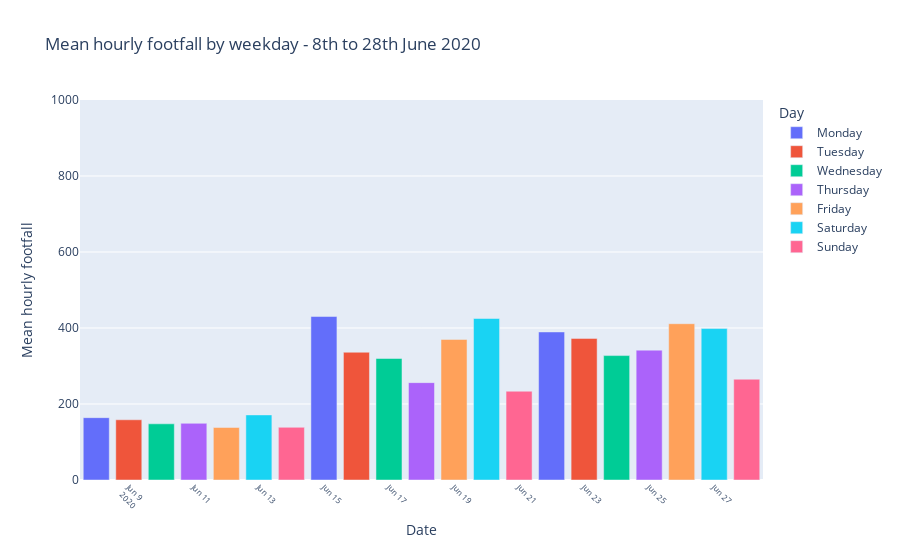

The notebook cell this image was saved under:
### Markdown cell above
let's ignore 10th May and 1st June as the line chart didn't register much of a change and jump to 15th June, when non-essential shops and secondary schools reopened.

### Code cell
data_2020_subset = (footfalldf
        .pipe(start_pipeline)
                 .pipe(remove_new_cameras)
        .pipe(mean_hourly,"day")
        .pipe(reset_df_index)
        .pipe(date_range,"2020-06-08","2020-06-28"))

data_2020_subset['Day_Name'] = data_2020_subset.index.day_name()

bar = px.bar(data_2020_subset,y='Count', title="Mean hourly footfall by weekday - 8th to 28th June 2020",
             color='Day_Name',hover_data=['Day_Name','Count'],
             labels={'Count': 'Mean hourly footfall', 'DateTime': 'Date', 'Day_Name':'Day'})

bar.update_xaxes(nticks=21,tickangle=45,tickfont=dict(size=8))
bar.update_yaxes(range=[0,1000])

bar.show()

### Figure 1 — Plotly figure (JSON) as saved in the notebook; plotly's stock layout.template omitted (floating-point values rounded to 4 significant figures)
{"data": [{"alignmentgroup": "True", "customdata": [["Monday"], ["Monday"], ["Monday"]], "hovertemplate": "Day=%{customdata[0]}<br>Date=%{x}<br>Mean hourly footfall=%{y}<extra></extra>", "legendgroup": "Monday", "marker": {"color": "#636efa"}, "name": "Monday", "offsetgroup": "Monday", "orientation": "v", "showlegend": true, "textposition": "auto", "type": "bar", "x": ["2020-06-08T00:00:00", "2020-06-15T00:00:00", "2020-06-22T00:00:00"], "xaxis": "x", "y": [164.0, 430.2, 389.6], "yaxis": "y"}, {"alignmentgroup": "True", "customdata": [["Tuesday"], ["Tuesday"], ["Tuesday"]], "hovertemplate": "Day=%{customdata[0]}<br>Date=%{x}<br>Mean hourly footfall=%{y}<extra></extra>", "legendgroup": "Tuesday", "marker": {"color": "#EF553B"}, "name": "Tuesday", "offsetgroup": "Tuesday", "orientation": "v", "showlegend": true, "textposition": "auto", "type": "bar", "x": ["2020-06-09T00:00:00", "2020-06-16T00:00:00", "2020-06-23T00:00:00"], "xaxis": "x", "y": [158.5, 336.2, 372.7], "yaxis": "y"}, {"alignmentgroup": "True", "customdata": [["Wednesday"], ["Wednesday"], ["Wednesday"]], "hovertemplate": "Day=%{customdata[0]}<br>Date=%{x}<br>Mean hourly footfall=%{y}<extra></extra>", "legendgroup": "Wednesday", "marker": {"color": "#00cc96"}, "name": "Wednesday", "offsetgroup": "Wednesday", "orientation": "v", "showlegend": true, "textposition": "auto", "type": "bar", "x": ["2020-06-10T00:00:00", "2020-06-17T00:00:00", "2020-06-24T00:00:00"], "xaxis": "x", "y": [147.8, 319.8, 327.4], "yaxis": "y"}, {"alignmentgroup": "True", "customdata": [["Thursday"], ["Thursday"], ["Thursday"]], "hovertemplate": "Day=%{customdata[0]}<br>Date=%{x}<br>Mean hourly footfall=%{y}<extra></extra>", "legendgroup": "Thursday", "marker": {"color": "#ab63fa"}, "name": "Thursday", "offsetgroup": "Thursday", "orientation": "v", "showlegend": true, "textposition": "auto", "type": "bar", "x": ["2020-06-11T00:00:00", "2020-06-18T00:00:00", "2020-06-25T00:00:00"], "xaxis": "x", "y": [149.2, 256.2, 341.7], "yaxis": "y"}, {"alignmentgroup": "True", "customdata": [["Friday"], ["Friday"], ["Friday"]], "hovertemplate": "Day=%{customdata[0]}<br>Date=%{x}<br>Mean hourly footfall=%{y}<extra></extra>", "legendgroup": "Friday", "marker": {"color": "#FFA15A"}, "name": "Friday", "offsetgroup": "Friday", "orientation": "v", "showlegend": true, "textposition": "auto", "type": "bar", "x": ["2020-06-12T00:00:00", "2020-06-19T00:00:00", "2020-06-26T00:00:00"], "xaxis": "x", "y": [138.3, 370.0, 411.3], "yaxis": "y"}, {"alignmentgroup": "True", "customdata": [["Saturday"], ["Saturday"], ["Saturday"]], "hovertemplate": "Day=%{customdata[0]}<br>Date=%{x}<br>Mean hourly footfall=%{y}<extra></extra>", "legendgroup": "Saturday", "marker": {"color": "#19d3f3"}, "name": "Saturday", "offsetgroup": "Saturday", "orientation": "v", "showlegend": true, "textposition": "auto", "type": "bar", "x": ["2020-06-13T00:00:00", "2020-06-20T00:00:00", "2020-06-27T00:00:00"], "xaxis": "x", "y": [171.3, 425.0, 398.5], "yaxis": "y"}, {"alignmentgroup": "True", "customdata": [["Sunday"], ["Sunday"], ["Sunday"]], "hovertemplate": "Day=%{customdata[0]}<br>Date=%{x}<br>Mean hourly footfall=%{y}<extra></extra>", "legendgroup": "Sunday", "marker": {"color": "#FF6692"}, "name": "Sunday", "offsetgroup": "Sunday", "orientation": "v", "showlegend": true, "textposition": "auto", "type": "bar", "x": ["2020-06-14T00:00:00", "2020-06-21T00:00:00", "2020-06-28T00:00:00"], "xaxis": "x", "y": [138.7, 233.6, 265.2], "yaxis": "y"}], "layout": {"barmode": "relative", "legend": {"title": {"text": "Day"}, "tracegroupgap": 0}, "title": {"text": "Mean hourly footfall by weekday - 8th to 28th June 2020"}, "xaxis": {"anchor": "y", "domain": [0.0, 1.0], "nticks": 21, "tickangle": 45, "tickfont": {"size": 8}, "title": {"text": "Date"}}, "yaxis": {"anchor": "x", "domain": [0.0, 1.0], "range": [0, 1000], "title": {"text": "Mean hourly footfall"}}}}
